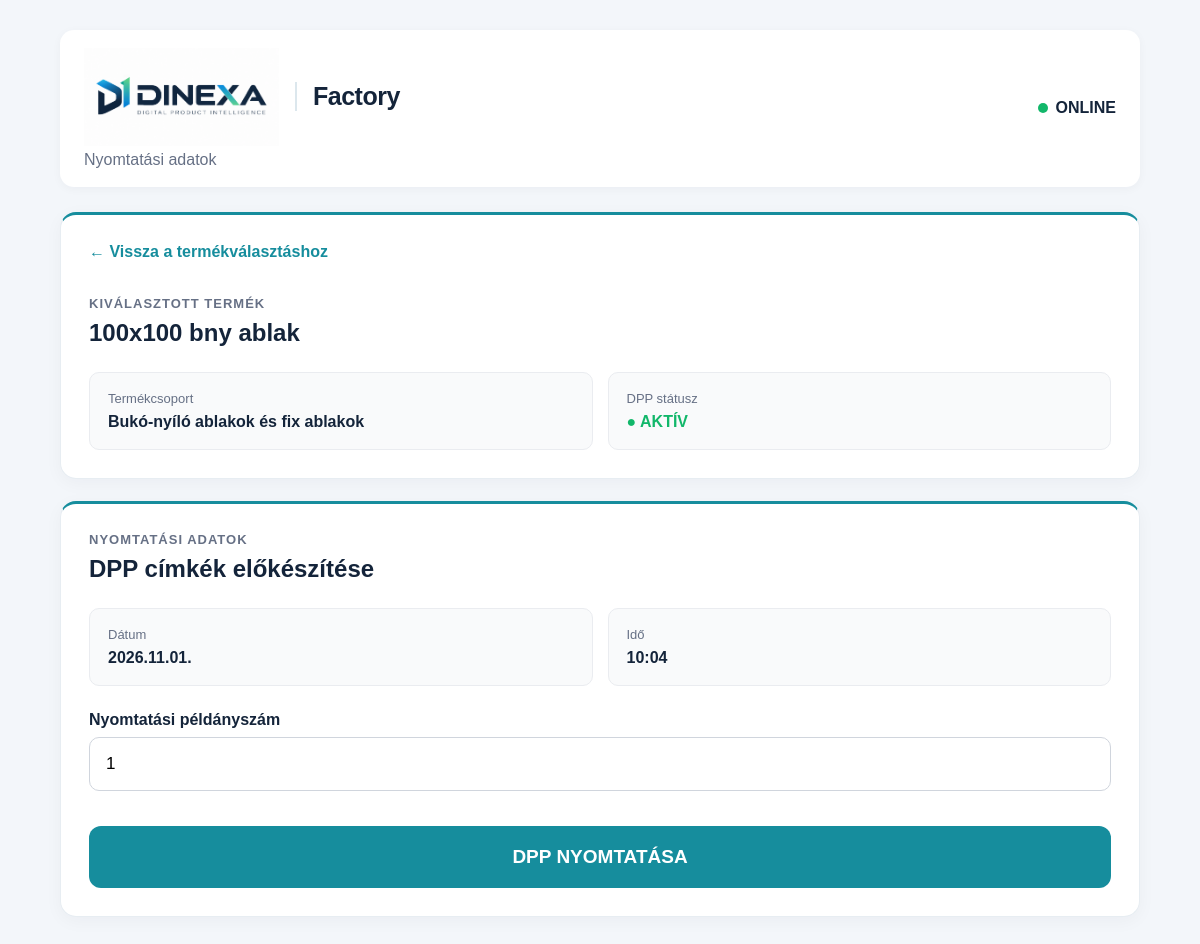
The app's page /print?product_id=11 (signed in) with its own data.
### tables this page shows
CREATE TABLE products (
            id INTEGER PRIMARY KEY AUTOINCREMENT,
            company_id TEXT NOT NULL,
            product_id TEXT UNIQUE NOT NULL,
            category_code TEXT NOT NULL,
            category_name TEXT NOT NULL,
            product_name TEXT NOT NULL,
            dpp_id TEXT UNIQUE NOT NULL,
            sku TEXT,
            active INTEGER NOT NULL DEFAULT 1
        , qr_file TEXT, central_category_id INTEGER, dpp_version INTEGER);

### app.py (the view)
@app.route("/print")
def print_page():
    if "employee_id" not in session:
        return redirect(url_for("login"))
    product_id = request.args.get("product_id", "")
    product = get_product(product_id)
    if not product:
        return "Ismeretlen termék.", 404
    now = datetime.now()
    return render_template(
        "print.html",
        product=product,
        date=now.strftime("%Y.%m.%d."),
        time=now.strftime("%H:%M")
    )

### app.py (called while the page is built)
def _start_automatic_sync():
    global _SYNC_STARTED
    with _SYNC_START_LOCK:
        if _SYNC_STARTED:
            return
        _SYNC_STARTED = True
        threading.Thread(target=_automatic_sync_loop, name="dinexa-factory-sync", daemon=True).start()

@app.before_request
def _ensure_automatic_sync():
    _start_automatic_sync()
    if REACTIVATION_REQUIRED.exists():
        session.clear()
        if request.endpoint not in ("activate_workstation", "static"):
            return redirect(url_for("activate_workstation"))

def get_product(product_id):
    conn = sqlite3.connect(DATABASE)
    conn.row_factory = sqlite3.Row
    cursor = conn.cursor()
    cursor.execute("""
        SELECT *
        FROM products
        WHERE product_id = ?
        AND active = 1
    """, (product_id,))
    product = cursor.fetchone()
    conn.close()
    return product

### templates/print.html (shortened to what this page needs)
<!DOCTYPE html>
<html lang="hu">
<head>
    <link rel="stylesheet" href="{{ url_for('static', filename='style.css') }}">
</head>
<body>
<div class="app">
    <header>
        <div>
            <div class="dinexa-brand">
                <img src="{{ url_for('static', filename='images/dinexa-logo.png') }}" alt="DINEXA">
                <span class="dinexa-product-name">Factory</span>
            </div>
            <p>Nyomtatási adatok</p>
        </div>
        <div class="online">
            <span></span>
            ONLINE
        </div>
    </header>
    <section class="print-card">
        <a href="/" class="back-link">← Vissza a termékválasztáshoz</a>
        <p class="section-label print-section-title">
            KIVÁLASZTOTT TERMÉK
        </p>
        <h2>{{ product["product_name"] }}</h2>
        <div class="product-info">
            <div>
                <span>Termékcsoport</span>
                <strong>{{ product["category_name"] }}</strong>
            </div>
            <div>
                <span>DPP státusz</span>
                <strong class="active-status">● AKTÍV</strong>
            </div>
        </div>
    </section>
    <section class="print-card">
        <p class="section-label">NYOMTATÁSI ADATOK</p>
        <h2>DPP címkék előkészítése</h2>
        <div class="date-grid">
            <div class="readonly-field">
                <span>Dátum</span>
                <strong>{{ date }}</strong>
            </div>
            <div class="readonly-field">
                <span>Idő</span>
                <strong>{{ time }}</strong>
            </div>
        </div>
        <form action="/confirm" method="POST">
            <div class="form-group">
                <label for="quantity">
                    Nyomtatási példányszám
                </label>
                <input
                    type="number"
                    id="quantity"
                    name="quantity"
                    value="1"
                    min="1"
                    max="1000"
                    required
                >
            </div>
            <button
                type="submit"
                class="dpp-button"
            >
                DPP NYOMTATÁSA
            </button>
        </form>
    </section>
</div>
</body>
</html>

### static/style.css (style rules this page uses)
* { box-sizing: border-box; }
body { margin: 0; font-family: Arial, Helvetica, sans-serif; background: #f2f4f7; color: #1d2939; }
.app { max-width: 950px; margin: 0 auto; padding: 30px; }
header { display: flex; justify-content: space-between; align-items: center; margin-bottom: 25px; }
header p { margin: 5px 0 0; color: #667085; }
.online { display: flex; align-items: center; gap: 8px; font-weight: bold; }
.online span, .sync-status span { width: 10px; height: 10px; background: #12b76a; border-radius: 50%; }
.company-card, .print-card { background: white; border-radius: 16px; padding: 28px; margin-bottom: 22px; box-shadow: 0 2px 8px rgba(0,0,0,0.06); }
.section-label { margin: 0 0 8px; font-size: 13px; font-weight: bold; color: #667085; letter-spacing: 1px; }
.company-card h2, .print-card h2 { margin-top: 0; }
.form-group { margin-top: 25px; }
label { display: block; margin-bottom: 8px; font-weight: bold; }
.dpp-button { width: 100%; margin-top: 35px; padding: 20px; border: 0; border-radius: 12px; background: #1d2939; color: white; font-size: 19px; font-weight: bold; cursor: pointer; }
.back-link { display: inline-block; margin-bottom: 30px; color: #475467; text-decoration: none; font-weight: bold; }
.print-section-title { margin-top: 5px; }
.product-info { display: grid; grid-template-columns: 1fr 1fr; gap: 15px; margin-top: 25px; }
.product-info div, .readonly-field { background: #f9fafb; border: 1px solid #eaecf0; border-radius: 10px; padding: 18px; }
.product-info span, .readonly-field span { display: block; color: #667085; font-size: 13px; margin-bottom: 7px; }
.active-status { color: #12b76a; }
.date-grid { display: grid; grid-template-columns: 1fr 1fr; gap: 15px; margin-top: 25px; }
input { width: 100%; padding: 16px; border: 1px solid #d0d5dd; border-radius: 10px; background: white; font-size: 17px; }
:root { --dinexa-navy: #14243a; --dinexa-teal: #168d9d; --dinexa-bg: #f3f6fa; }
body { background: var(--dinexa-bg); color: var(--dinexa-navy); }
.app { max-width: 1140px; }
.app > header { background: #fff; padding: 18px 24px; border-radius: 14px; box-shadow: 0 2px 10px rgba(20,36,58,.04); }
.dinexa-brand { display: flex; align-items: center; gap: 16px; min-width: 0; }
.dinexa-brand img { width: 195px; max-width: 45vw; height: auto; display: block; }
.dinexa-product-name { font-size: 25px; font-weight: 750; letter-spacing: -.5px; color: var(--dinexa-navy); padding-left: 16px; border-left: 2px solid #dce7ed; }
.company-card, .print-card { border: 1px solid #e7edf2; box-shadow: 0 4px 18px rgba(20,36,58,.04); }
.print-card { border-top: 3px solid var(--dinexa-teal); }
.dpp-button, .new-print-button, .search-button { background: var(--dinexa-teal); color: white; transition: background .15s ease; }
.back-link, .doc-back { color: var(--dinexa-teal); }

### records on screen
products: product_name "100x100 bny ablak", category_name "Bukó-nyíló ablakok és fix ablakok"
